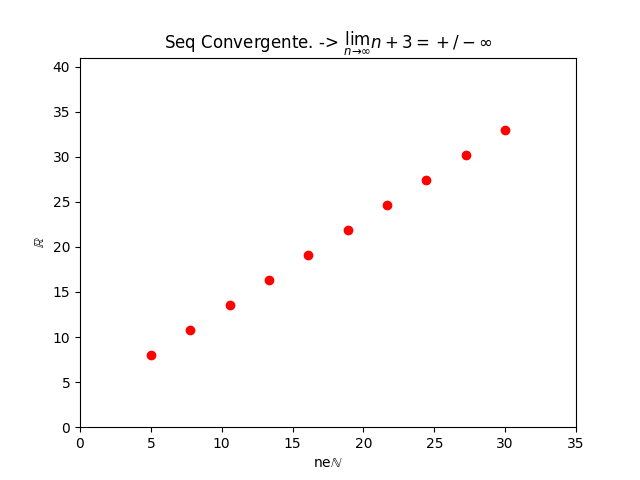

The Python source for this figure:
# coding: utf-8
import matplotlib.pyplot as plt
import numpy as np

#Num = é o numero de pontos que irá formar no gráfico
x = np.linspace(5,30,num=10, endpoint=True)

#Divisao (1/n)
y = [t+3 for t in x]

plt.plot(x, y, 'ro')

#Label X
plt.xlabel('ne'r'$\mathbb{N}$')

#Label Y
plt.ylabel(r'$\mathbb{R}$')

#Titulo
plt.title('Seq Convergente. -> ' r'$\lim_{n\to\infty} {n+3=+/-\infty} $')

plt.axis((min(x)-min(x), max(x)+min(x), min(y) - min(y), max(y)+min(y)))

#Gera o grafico final
plt.show()
